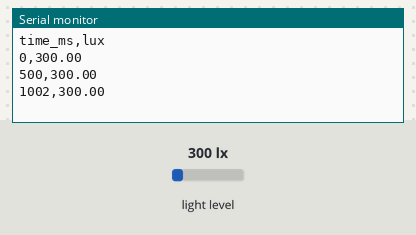
Simulated run of this sketch. Board: Arduino Uno, built with avr-gcc and run on an emulated ATmega328P. On the bench: the last lines printed to the serial monitor. Inputs (shaded band) come from the test bench; at power-on: light level 300 lx.

Above: at 1.2 s.
1.3 s: light level set to 40 lx
At 1.9 s:
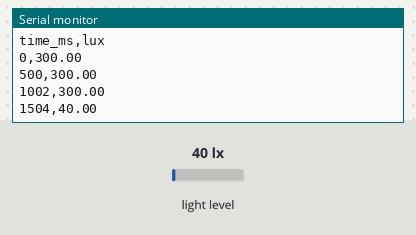
2.8 s: light level set to 500 lx
At 3.4 s:
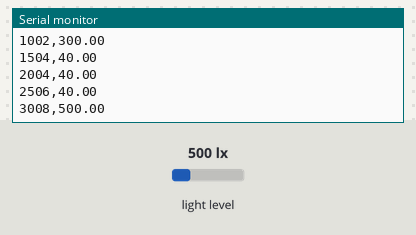
Timing chart, 0 to 5.8 s (numbered marks = the images above; inputs shaded):
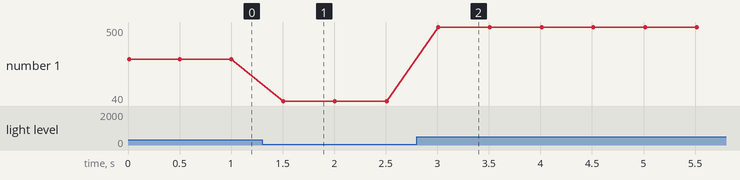

Measured:
- after the input at 1.3 s, the serial monitor: prints a new line after 0.20 s (image 1)
- after the input at 2.8 s, the serial monitor: prints a new line after 0.21 s (image 2)
- plotted number 1: 300 → 40 after the input at 1.3 s

The sketch:

S8.ino
```cpp
#include <Wire.h>
#include <Adafruit_TSL2591.h>

// @pin SDA=A4
// @pin SCL=A5
// @baud 9600

Adafruit_TSL2591 tsl(2591);
// @tunable samplingIntervalMs
int samplingIntervalMs = 500;

void setup() {
  Serial.begin(9600);
  if (!tsl.begin()) Serial.println("# TSL2591_ERROR");
  // 신호 증폭 정도와 측정 시간은 아래 두 줄을 바꿔 조절합니다.
  // 밝은 곳: GAIN_LOW, 어두운 곳: GAIN_HIGH. lux가 -1이면 범위를 넘은 것입니다.
  tsl.setGain(TSL2591_GAIN_MED);
  tsl.setTiming(TSL2591_INTEGRATIONTIME_100MS);
  Serial.println("time_ms,lux");
}

void loop() {
  uint32_t lum = tsl.getFullLuminosity();
  uint16_t ir = lum >> 16;
  uint16_t full = lum & 0xffff;
  Serial.print(millis());
  Serial.print(',');
  Serial.println(tsl.calculateLux(full, ir), 2);
  delay(samplingIntervalMs);
}
```
